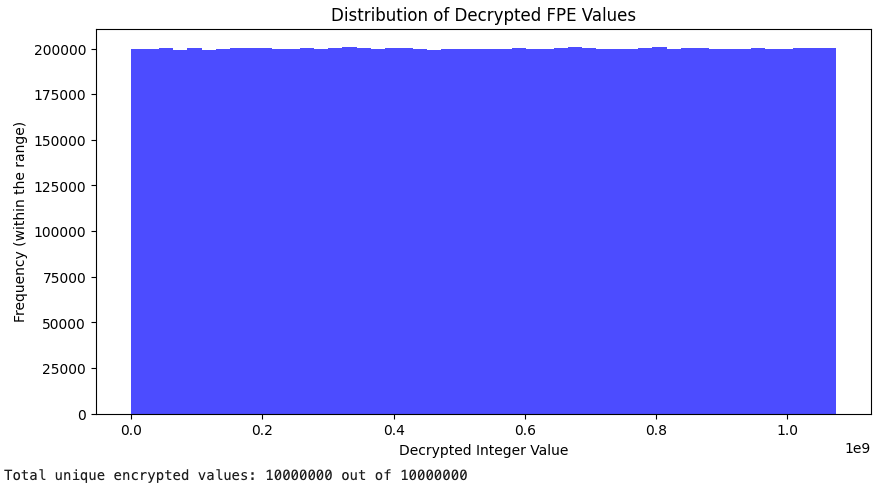

Python code for this plot:
import pyffx
import string
import matplotlib.pyplot as plt
from collections import Counter

# Define alphabet sets
BASE64_ALPHABET = string.ascii_uppercase + string.ascii_lowercase + string.digits + "+/"

def base10_to_baseN(n, alphabet, length=5):
    """Convert a base-10 number to a base-N string with fixed length."""
    base = len(alphabet)
    result = ""
    while n > 0:
        result = alphabet[n % base] + result
        n //= base
    result = result.rjust(length, alphabet[0])  # Pad with the first character to ensure length
    return result[-length:]  # Ensure fixed length

def baseN_to_base10(s, alphabet):
    """Convert a base-N string back to base-10 integer."""
    base = len(alphabet)
    n = 0
    for char in s:
        n = n * base + alphabet.index(char)
    return n

def apply_fpe_and_plot_distribution(limit, alphabet, key, length=5):
    """Increment from 0 to limit, apply FPE, convert back to integer, and plot distribution."""
    e = pyffx.String(key.encode(), alphabet=alphabet, length=length)  # Fixed-length encryption
    encrypted_values = [e.encrypt(base10_to_baseN(i, alphabet, length)) for i in range(limit)]
    decrypted_values = [baseN_to_base10(val, alphabet) for val in encrypted_values]

    #print(f"encrypted_values: {encrypted_values}")
    #print(f"decrypted_values: {decrypted_values}")
    
    # Plot distribution
    plt.figure(figsize=(10, 5))
    plt.hist(decrypted_values, bins=50, color='blue', alpha=0.7)
    plt.xlabel("Decrypted Integer Value")
    plt.ylabel("Frequency (within the range)")
    plt.title("Distribution of Decrypted FPE Values")
    plt.show()
    
    print(f"Total unique encrypted values: {len(set(encrypted_values))} out of {limit}")

# Parameters
M = 10000000  # Large number limit
KEY = "secret-key"
ALPHABET = BASE64_ALPHABET  # Base64 Alphabet

apply_fpe_and_plot_distribution(M, ALPHABET, KEY)

"""

"""
